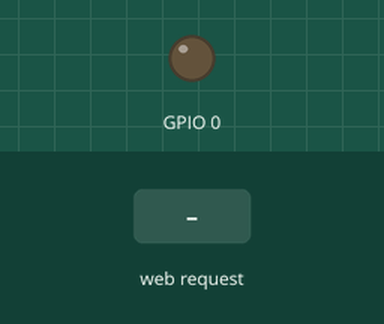
The program below on a simulated ESP8266 (NodeMCU). On the bench: output pins drawn as LEDs (lit = HIGH). The inputs (shaded band) are chosen by the test bench. What the program prints to the serial monitor is not drawn.

Above: at 1.2 s.
1.3 s: HTTP request GET /encender received
At 2.2 s:
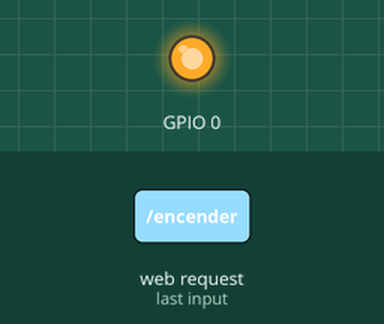
2.8 s: HTTP request GET /apagar received
At 3.4 s:
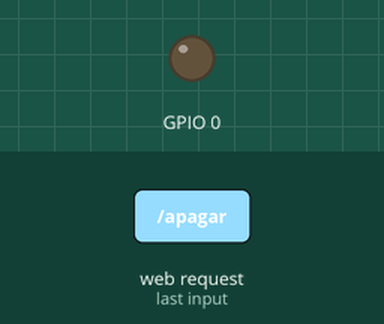
Timing chart, 0 to 5.8 s (numbered marks = the images above; inputs shaded):
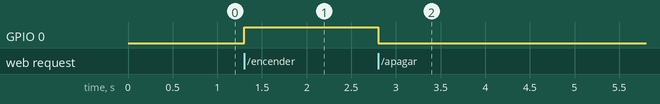

Measured:
- after the input at 1.3 s, GPIO 0: LOW → HIGH at once
- after the input at 2.8 s, GPIO 0: HIGH → LOW at once

The program:

main.cpp
```cpp
#include <Arduino.h>
#include <ESP8266WiFi.h>
#include <ESP8266WebServer.h>
#include <ESP8266mDNS.h>

const char *ssid = "k-switch_net";

const char *html = "<!DOCTYPE html><html lang=\"es\"><head><meta charset=\"UTF-8\">"
                   "<meta http-equiv=\"X-UA-Compatible\" content=\"IE=edge\">"
                   "<meta name=\"viewport\" content=\"width=device-width, initial-scale=1.0\">"
                   "<title>K-Switch</title>"
                   "<style>"
                   "h1 {"
                   "font-family: sans-serif;"
                   "font-weight: 300;"
                   "text-align: center;"
                   "}"
                   ".button-wrapper {"
                   "display: flex;"
                   "flex-direction: column;"
                   "max-width: 300px;"
                   "margin: 0 auto;"
                   "}"
                   "a {"
                   "font-family: sans-serif;"
                   "font-size: 30px;"
                   "margin: 20px 0;"
                   "padding: 10px 0;"
                   "border-radius: 10px;"
                   "text-align: center;"
                   "text-decoration: none;"
                   "}"
                   ".on-button {"
                   "background-color: steelblue;"
                   "color: whitesmoke;"
                   "}"
                   ".off-button {"
                   "background-color: indianred;"
                   "color: whitesmoke;"
                   "}"
                   "</style>"
                   "</head>"
                   "<body>"
                   "<h1>K-Switch</h1>"
                   "<div class=\"button-wrapper\">"
                   "<a class=\"on-button\" href=\"/encender\">ON</a>"
                   "<a class=\"off-button\" href=\"/apagar\">OFF</a>"
                   "</div>"
                   "</body>"
                   "</html>";

ESP8266WebServer server(80);

void setup()
{
  Serial.begin(115200);
  pinMode(0, OUTPUT);

  WiFi.mode(WIFI_AP);
  WiFi.softAP(ssid);

  IPAddress IP = WiFi.softAPIP();
  Serial.print("AP IP address: ");
  Serial.println(IP);

  if (!MDNS.begin("k-switch", IP))
  {
    Serial.println("Error iniciando multicast");
  }
  else
  {
    Serial.println("Multicast iniciado");
  }
  MDNS.addService("http", "tcp", 80);

  server.on("/", []()
            { server.send(200, "text/html", html); });

  server.on("/encender", []()
            { digitalWrite(0, HIGH);
            server.send(200, "text/html", html); });

  server.on("/apagar", []()
            { digitalWrite(0, LOW);
            server.send(200, "text/html", html); });

  server.begin();
}

void loop()
{
  MDNS.update();
  server.handleClient();
}
```
